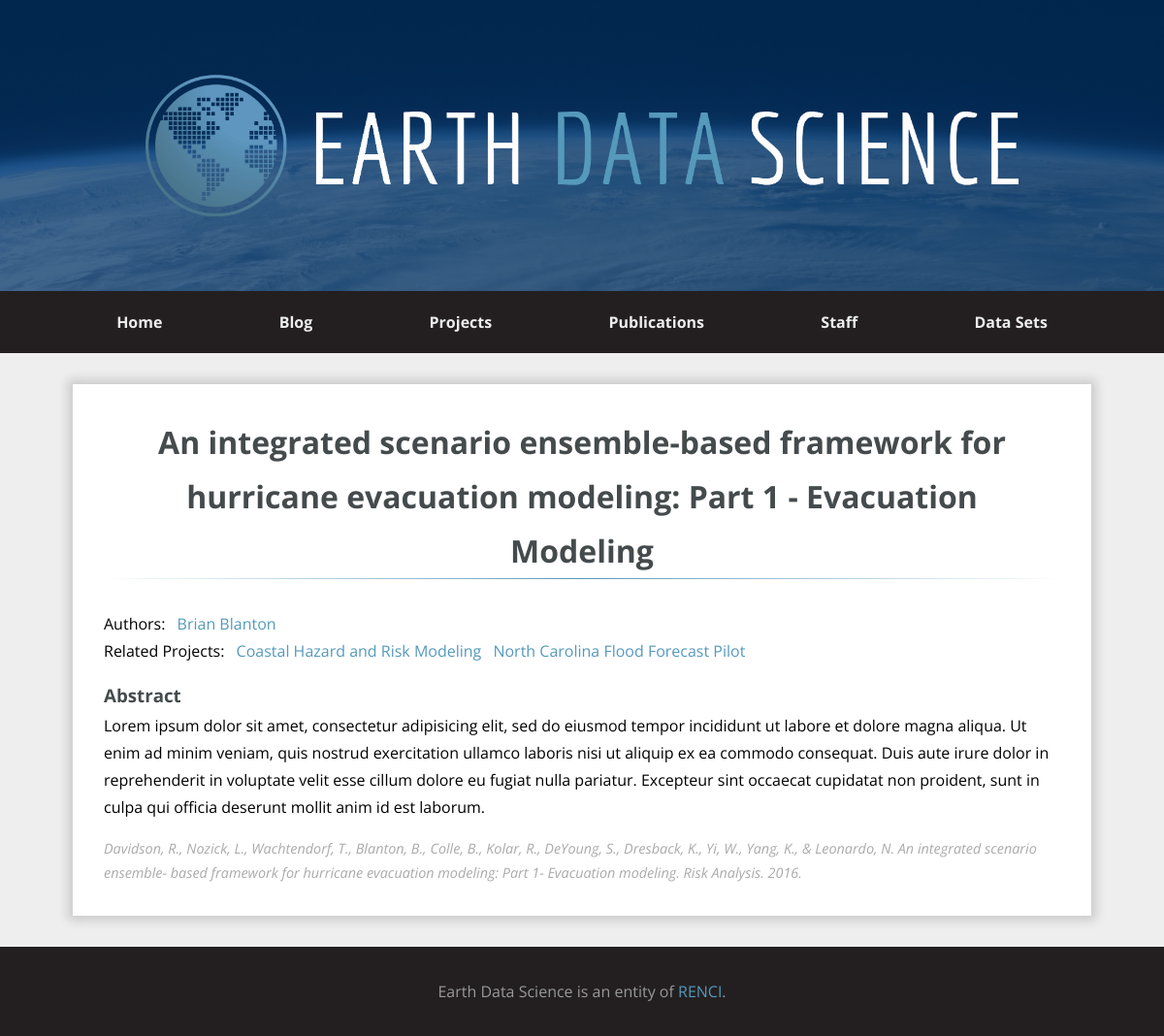
Page /publications/4 on the committed database.
### content/publications/models.py (models this page shows, shortened)
class Publication(models.Model):
    title = models.CharField(max_length=200, blank=False)
    abstract = models.TextField(blank=True)
    link = models.CharField(max_length=200, blank=True)
    citation = models.TextField(blank=True)
    staff = models.ManyToManyField(StaffMember, blank=True)
    projects = models.ManyToManyField(Project, blank=True)
    class Meta:
        ordering = ('title',)

### content/staff/models.py (models this page shows, shortened)
class StaffMember(models.Model):
    first_name = models.CharField(max_length=63, blank=False)
    last_name = models.CharField(max_length=63, blank=False)
    job_title = models.CharField(max_length=127, blank=False)
    slug = models.SlugField(max_length=255, editable=False, unique=True)
    bio = models.TextField(blank=True)
    photo = models.ImageField(upload_to='staff_pics', blank=True)
    def display_name(self):
        return f'{self.first_name} {self.last_name}'
    class Meta:
        ordering = ('last_name', 'first_name')

### content/projects/models.py (models this page shows, shortened)
class Project(models.Model):
    title = models.CharField(max_length=127)
    summary = models.TextField()
    details = models.TextField()
    website = models.CharField(max_length=255, blank=True)
    staff = models.ManyToManyField(StaffMember, blank=True)
    image = models.ImageField(upload_to='project_pics', blank=True)

### content/publications/views.py (the view)
# urls.py: path('<int:publication_id>', views.detail, name='detail'),
def detail(request, publication_id):
    publication = get_object_or_404(Publication, id=publication_id)
    staff = publication.staff.all()
    projects = publication.projects.all()
    context = {
        'page_title': publication.title,
        'publication': publication,
        'staff': staff,
        'projects': projects,
    }
    return render(request, 'publications/detail.html', context)

### templates/publications/detail.html
{% extends 'no_sidebar.html' %}
{% block content %}
  <h1 class="page-title publication__title">{{ publication.title }}</h1>
  <div class="single-publication">
      <div class="publication__authors">
          Authors:
          <ul>
              {% for staff_member in staff %}
                  <li><a href="{% url 'staff:detail' staff_member.slug %}">{{ staff_member.display_name }}</a></li>
              {% endfor %}
          </ul>
      </div>
      <div class="publication__projects">
          Related Projects:
          <ul>
              {% for project in projects %}
                  <li><a href="{% url 'projects:detail' project.id %}">{{ project.title }}</a></li>
              {% endfor %}
          </ul>
      </div>
      <div class="publication__abstract">
          <h3>Abstract</h3>
          {{ publication.abstract }}
      </div>
      <div class="publication__citation">
          {{ publication.citation }}
      </div>
  </div>
{% endblock %}

### static-assets/css/style.css (style rules this page uses)
body::after { content: ''; background-color: #231f20; position: fixed; left: 0; top: 0; width: 0; height: 0; z-index: 1; opacity: 0; transition: opacity 1000ms; }
.single-publication .publication__authors ul, .single-publication .publication__projects ul { margin: 0; padding: 0; list-style: none; display: inline; margin-left: 0.5rem; }
.single-publication .publication__authors ul li, .single-publication .publication__projects ul li { display: inline; margin-right: 0.5rem; }
.single-publication .publication__projects { margin-bottom: 1rem; }
.single-publication .publication__abstract { font-size: 1rem; margin-bottom: 1rem; }
.single-publication .publication__citation { font-size: 0.9rem; font-style: italic; color: #aaa; }
*, *::before, *::after { box-sizing: border-box; }
body { font-family: "Open Sans", sans-serif; margin: 0; line-height: 1.75; display: flex; min-height: 100vh; flex-direction: column; background-color: #eee; }
h1, h2, h3, h4, h5, h6 { margin: 0; color: #454B4D; }
a, a:hover, a:visited, a:hover { text-decoration: none; color: #59b; }
ul { margin: 0; padding: 0; list-style: none; }
.page-title { font-family: "Open Sans", sans-serif; text-align: center; border-image-slice: 1; border-image-source: -webkit-linear-gradient(right, #fff, #59b, #fff); border-image-source: -o-linear-gradient(right, #fff, #59b, #fff); border-image-source: linear-gradient(right, #fff, #59b, #fff); border-bottom: 1px solid #ccc; position: relative; padding: 0 1rem; margin-bottom: 2rem; z-index: 0; display: inline; }

### rows in the picture
Publication: title "An integrated scenario ensemble-based framework for hurricane evacuation modeling: Part 1 - Evacuation Modeling", abstract "Lorem ipsum dolor sit amet, consectetur adipisicing elit, sed do eiusmod tempor incididunt ut labore et dolore magna aliqua. Ut enim ad minim veniam, quis nostrud exercitation ullamco laboris nisi ut aliquip ex ea commodo consequat. Duis aute irure dolor in reprehenderit in voluptate velit esse cillum dolore eu fugiat nulla pariatur. Excepteur sint occaecat cupidatat non proident, sunt in culpa qui officia deserunt mollit anim id est laborum.", citation "Davidson, R., Nozick, L., Wachtendorf, T., Blanton, B., Colle, B., Kolar, R., DeYoung, S., Dresback, K., Yi, W., Yang, K., & Leonardo, N. An integrated scenario ensemble- based framework for hurricane evacuation modeling: Part 1- Evacuation modeling. Risk Analysis. 2016."
StaffMember: display_name "Brian Blanton"
Project: title "Coastal Hazard and Risk Modeling"
Project: title "North Carolina Flood Forecast Pilot"
